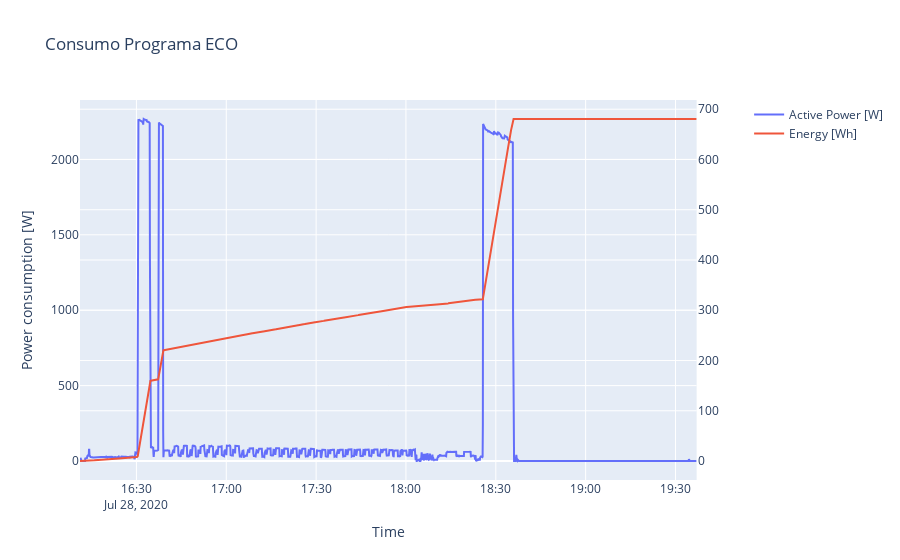

Here is the notebook cell this chart was saved with:
### Markdown cell above
Se utiliza la librería plotly para visualizar el perfil de potencia y la curva de energía acumulada en un solo gráfico para cada uno de los programas seleccionados.

### Code cell
# Following the guidelines on the PDF file, try to draw the interactive plot for P and Q of V52 Wind turbine.

from plotly.subplots import make_subplots

fig=go.Figure()
fig=make_subplots(specs=[[{"secondary_y": True}]])

# create a data trace for each type of meat and add them to figure one by one
fig.add_trace(go.Scatter(x=df_ECO.Time,
                         y=df_ECO.Prms_W,
                         mode='lines',
                         name='Active Power [W]'),
                         secondary_y=False)
fig.add_trace(go.Scatter(x=df_ECO.Time,
                         y=df_ECO.Acumulated_Wh,
                         mode='lines',
                         name='Energy [Wh]'),
                         secondary_y=True)

# edit the layout
fig.update_layout(title='Consumo Programa ECO',
                  xaxis_title='Time',
                  yaxis_title='Power consumption [W]')
fig.show()

### Figure 1 — Plotly figure (JSON) as saved in the notebook; plotly's stock layout.template omitted (floating-point values rounded to 4 significant figures; data arrays with more than 128 entries replaced by an {"elided": "..."} marker saying what was removed)
{"data": [{"mode": "lines", "name": "Active Power [W]", "type": "scatter", "x": {"elided": "2470 str values"}, "xaxis": "x", "y": {"elided": "2470 float values"}, "yaxis": "y"}, {"mode": "lines", "name": "Energy [Wh]", "type": "scatter", "x": {"elided": "2470 str values"}, "xaxis": "x", "y": {"elided": "2470 float values"}, "yaxis": "y2"}], "layout": {"title": {"text": "Consumo Programa ECO"}, "xaxis": {"anchor": "y", "domain": [0, 0.94], "title": {"text": "Time"}}, "yaxis": {"anchor": "x", "domain": [0, 1], "title": {"text": "Power consumption [W]"}}, "yaxis2": {"anchor": "x", "overlaying": "y", "side": "right"}}}
